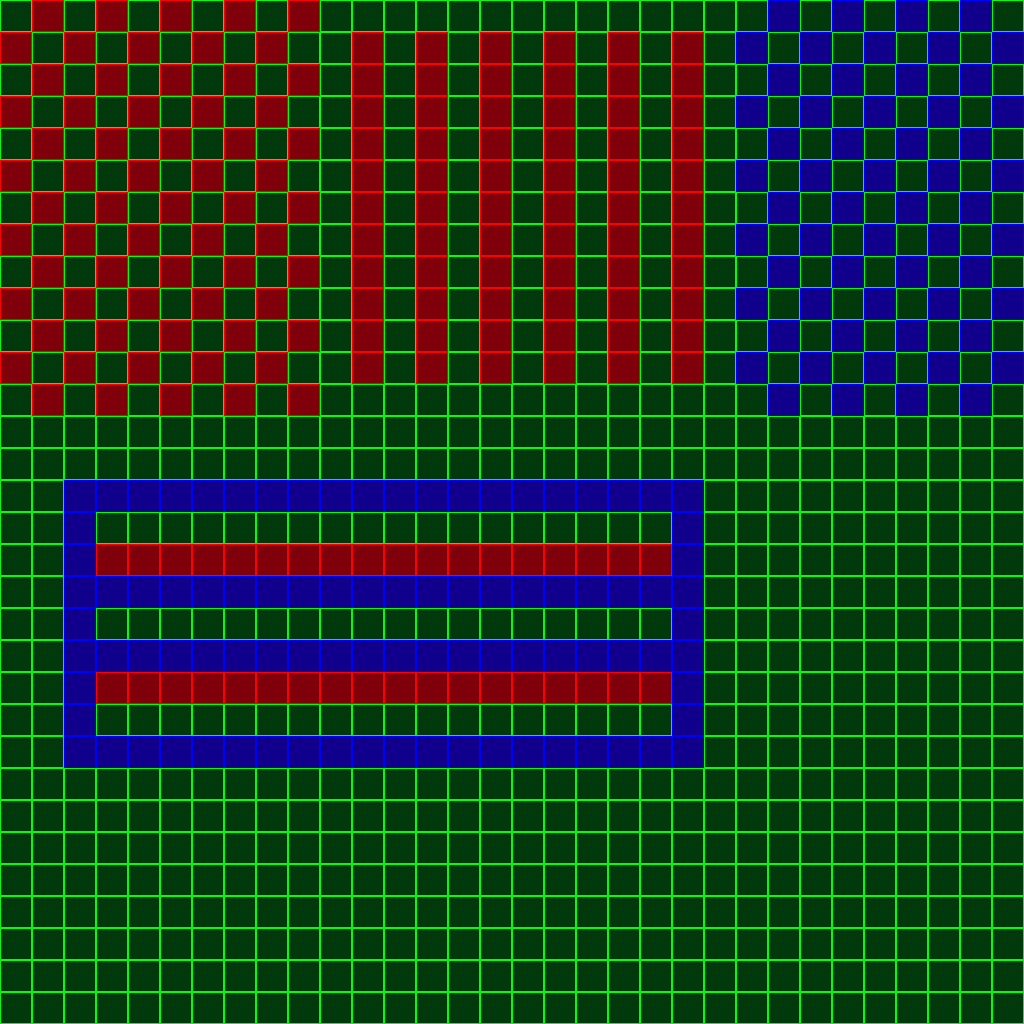

Below is a game level as drawn by its tile map, then a one-line description and the .tmx that defines it (tile-layer data replaced by summaries):
An orthogonal 32x32 tile map with 32x32 px tiles, 1 tile layer (Tile Layer 1).

<map version="1.0" orientation="orthogonal" renderorder="right-down" width="32" height="32" tilewidth="32" tileheight="32">
 <tileset firstgid="1" name="pack_padding" tilewidth="32" tileheight="32" spacing="2" margin="1">
  <image source="pack/pack_padding.png" width="128" height="64" />
 </tileset>
 <layer name="Tile Layer 1" width="32" height="32">
  <data>[1024 cells, 1024 non-empty, 3 distinct tile ids]</data>
 </layer>
</map>
